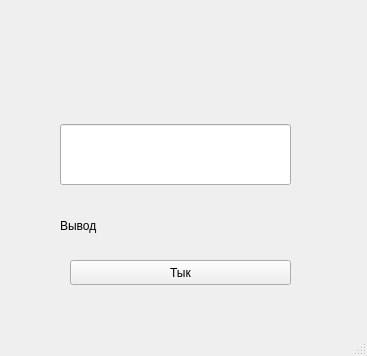
<?xml version="1.0" encoding="UTF-8"?>
<ui version="4.0">
 <class>MainWindow</class>
 <widget class="QMainWindow" name="MainWindow">
  <property name="geometry">
   <rect>
    <x>0</x>
    <y>0</y>
    <width>367</width>
    <height>356</height>
   </rect>
  </property>
  <property name="windowTitle">
   <string>MainWindow</string>
  </property>
  <widget class="QWidget" name="centralwidget">
   <widget class="QLineEdit" name="InputLineEdit">
    <property name="geometry">
     <rect>
      <x>60</x>
      <y>124</y>
      <width>231</width>
      <height>61</height>
     </rect>
    </property>
   </widget>
   <widget class="QPushButton" name="processButton">
    <property name="geometry">
     <rect>
      <x>70</x>
      <y>260</y>
      <width>221</width>
      <height>25</height>
     </rect>
    </property>
    <property name="text">
     <string>Тык</string>
    </property>
   </widget>
   <widget class="QLabel" name="resultLabel">
    <property name="geometry">
     <rect>
      <x>60</x>
      <y>200</y>
      <width>231</width>
      <height>51</height>
     </rect>
    </property>
    <property name="text">
     <string>Вывод</string>
    </property>
   </widget>
  </widget>
  <widget class="QMenuBar" name="menubar">
   <property name="geometry">
    <rect>
     <x>0</x>
     <y>0</y>
     <width>367</width>
     <height>22</height>
    </rect>
   </property>
  </widget>
  <widget class="QStatusBar" name="statusbar"/>
 </widget>
 <resources/>
 <connections/>
</ui>
